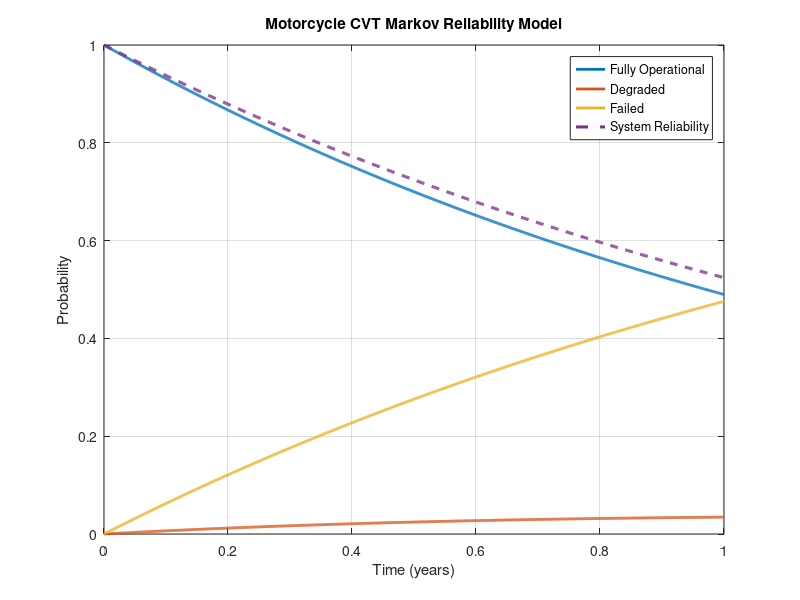

Recreate this plot in MATLAB.
%% Three-State Markov Reliability Model
% Motorcycle CVT Drivetrain
%
% States:
% State 0 = Fully Operational
% State 1 = Degraded (one clutch plate failed)
% State F = Failed

clear;
clc;
close all;

%% Failure Rates
lambda_c = 3.95e-6;      % Single clutch plate [hr^-1]
lambda_s = 7.358e-5;     % Combined series components [hr^-1]

%% Time
t = linspace(0,8760,1000);

%% State Probabilities
P0 = exp(-(2*lambda_c + lambda_s).*t);

P1 = 2 .* exp(-lambda_s.*t) .* ...
     (exp(-lambda_c.*t) - exp(-2*lambda_c.*t));

PF = 1 - P0 - P1;

%% System Reliability
R = P0 + P1;

%% One-Year Results
P0_1yr = P0(end);
P1_1yr = P1(end);
PF_1yr = PF(end);
R_1yr  = R(end);

fprintf('\nTHREE-STATE MARKOV MODEL\n');
fprintf('------------------------\n');

fprintf('Fully Operational: %.4f (%.2f%%)\n',P0_1yr,100*P0_1yr);
fprintf('Degraded:          %.4f (%.2f%%)\n',P1_1yr,100*P1_1yr);
fprintf('Failed:            %.4f (%.2f%%)\n',PF_1yr,100*PF_1yr);

fprintf('\nOne-Year Reliability: %.4f (%.2f%%)\n',R_1yr,100*R_1yr);

%% Plot State Probabilities
figure;

plot(t/8760,P0,'LineWidth',2);
hold on;
plot(t/8760,P1,'LineWidth',2);
plot(t/8760,PF,'LineWidth',2);
plot(t/8760,R,'--','LineWidth',2.2);
hold off;

xlabel('Time (years)');
ylabel('Probability');
title('Motorcycle CVT Markov Reliability Model');

legend(...
    'Fully Operational',...
    'Degraded',...
    'Failed',...
    'System Reliability',...
    'Location','best');

grid on;
box on;
ylim([0 1]);

%% Export Figure
exportgraphics(gcf,...
    'markov_state_probabilities.png',...
    'Resolution',300);
